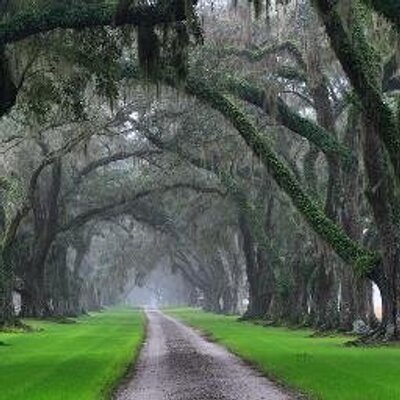
#> input picture SeamCarving/scene1.jpeg, 400 x 400 px
$ python seam_carving.py
#> lines starting #> are read from the running program, lines starting #| are printed output that depends on the picture
import cv2
import numpy as np

keptImage = None

def random(image):

    img = cv2.cvtColor(image,cv2.COLOR_BGR2GRAY)
    x = len(img)
    y = len(img[0])

    DP = [[]]

    for i in range(y):
        DP[0].append(img[0][i])
    for i in range(1,x):
        DP.append([])
        for j in range(y):
            DP[i].append(0)
    for i in range(1,x):
        for j in range(y):
            if j == 0:
                DP[i][j] = min(int(DP[i-1][j]), int(DP[i-1][j+1])) + int(img[i][j])
            elif j == y-1:
                DP[i][j] = min(int(DP[i-1][j-1]), int(DP[i-1][j])) + int(img[i][j])
            else:
                DP[i][j] = min(int(DP[i-1][j-1]), int(DP[i-1][j]), int(DP[i-1][j+1])) + int(img[i][j])

    min1 = 100000000000000000
    index = 0
    for i in range(y):
        if DP[x-1][i] < min1:
            min1 = DP[x-1][i]
            index = i

    S = [index]
    a = x-1
    b = index
    while a > 0:
        if b > 0 and (DP[a][b] - img[a][b]) == DP[a-1][b-1]:
            S.append(b)
            a -= 1
            b -= 1
        elif b < y-1 and (DP[a][b] - img[a][b]) == DP [a-1][b+1]:
            S.append(b)
            a -= 1
            b += 1
        else:
            S.append(b)
            a -= 1
    new_img = np.zeros((x,y-1,3), np.uint8)
    path = S[::-1]
    for i in range(x):
        temp_lst = []
        for j in range(len(img[i])):
            if j != path[i]:
                temp_lst.append(image[i][j])
            else:
                img[i][j] = 0
        new_img[i] = np.array(temp_lst)

    cv2.imshow("test", new_img)
    return new_img
if __name__ == '__main__':
    image = cv2.imread("scene1.jpeg")
#> image is the input picture: shape (400, 400, 3); mean B, G, R 78.8, 93.5, 80.6
    cv2.imshow("original", image)
    for i in range(100):
        temp = random(image)
        image = temp
#> this loop made 100 passes
#> y in random on passes 1 to 12: 400, 399, 398, 397, 396, 395, 394, 393, 392, 391, 390, 389
#> pass 1, in random, `img = cv2.cvtColor(image,cv2.COLOR_BGR2GRAY)`:
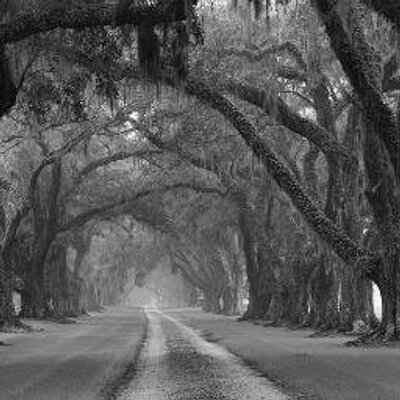
#> img: shape (400, 400); min 1, max 254, mean 88
#> pass 1, in random, `cv2.imshow("test", new_img)`:
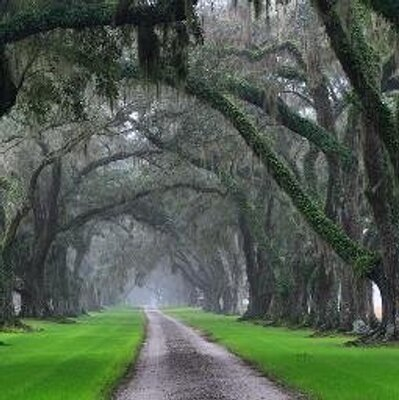
#> window 'test': shape (400, 399, 3); mean B, G, R 78.9, 93.6, 80.7
#> pass 2, in random (call 2), `img = cv2.cvtColor(image,cv2.COLOR_BGR2GRAY)`:
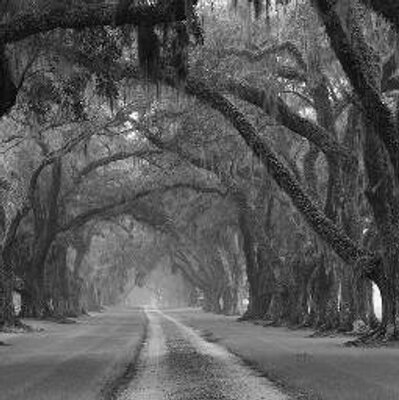
#> img: shape (400, 399); min 1, max 254, mean 88.1
#> pass 2, in random (call 2), `cv2.imshow("test", new_img)`:
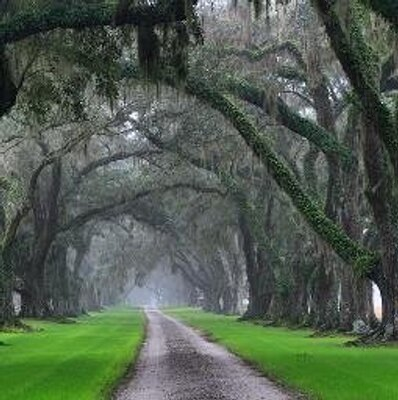
#> window 'test': shape (400, 398, 3); mean B, G, R 79, 93.7, 80.8
#> after the loop:
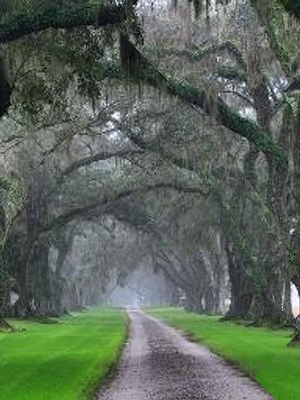
#> image: shape (400, 300, 3); mean B, G, R 88.1, 101.6, 89.2

$ run again, with SeamCarving/scene.png saved as SeamCarving/scene1.jpeg
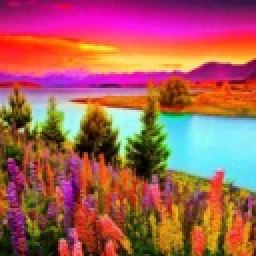
#> input picture SeamCarving/scene.png, 128 x 128 px (shown 2 times larger)
#> image is the input picture: shape (128, 128, 3); mean B, G, R 88, 93.1, 166.3
#> the loop `for i in range(100):` made 100 passes
#> y in random on passes 1 to 8: 128, 127, 126, 125, 124, 123, 122, 121
#> pass 1, in random, `img = cv2.cvtColor(image,cv2.COLOR_BGR2GRAY)`:
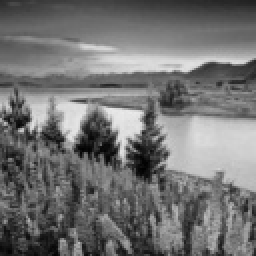
#> img: shape (128, 128) (shown 2 times larger); min 1, max 234, mean 114.4
#> after the loop `for i in range(100):`:
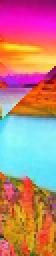
#> image: shape (128, 28, 3) (shown 2 times larger); mean B, G, R 125, 129.8, 187.4

$ run again, with SeamCarving/scene2.jpg copied over SeamCarving/scene1.jpeg
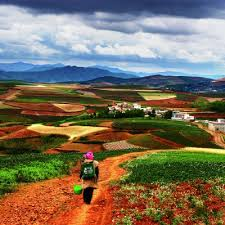
#> input picture SeamCarving/scene2.jpg, 225 x 225 px
#> image is the input picture: shape (225, 225, 3); mean B, G, R 93, 111.9, 123.4
#> the loop `for i in range(100):` made 100 passes
#> y in random on passes 1 to 8: 225, 224, 223, 222, 221, 220, 219, 218
#> pass 1, in random, `img = cv2.cvtColor(image,cv2.COLOR_BGR2GRAY)`:
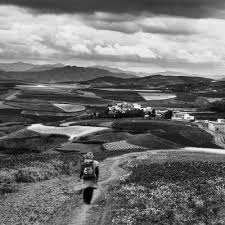
#> img: shape (225, 225); min 0, max 253, mean 113.2
#> after the loop `for i in range(100):`:
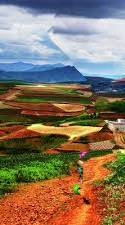
#> image: shape (225, 125, 3); mean B, G, R 95.3, 116.2, 134

$ run again, with SeamCarving/scene3.jpg copied over SeamCarving/scene1.jpeg
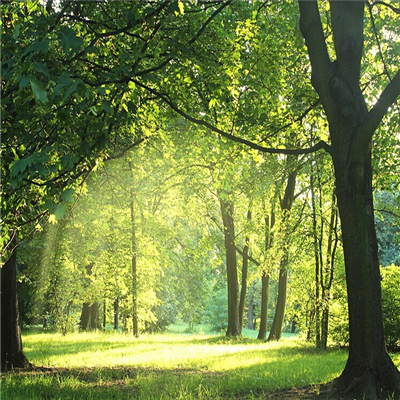
#> input picture SeamCarving/scene3.jpg, 400 x 400 px
#> image is the input picture: shape (400, 400, 3); mean B, G, R 65.1, 129.4, 113
#> the loop `for i in range(100):` made 100 passes
#> y in random on passes 1 to 8: 400, 399, 398, 397, 396, 395, 394, 393
#> pass 1, in random, `img = cv2.cvtColor(image,cv2.COLOR_BGR2GRAY)`:
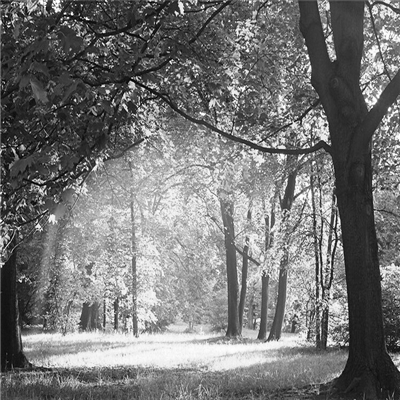
#> img: shape (400, 400); min 0, max 255, mean 117.2
#> after the loop `for i in range(100):`:
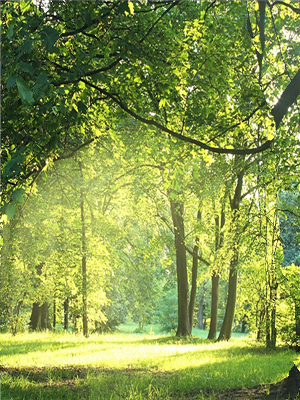
#> image: shape (400, 300, 3); mean B, G, R 74, 150.1, 132.5
